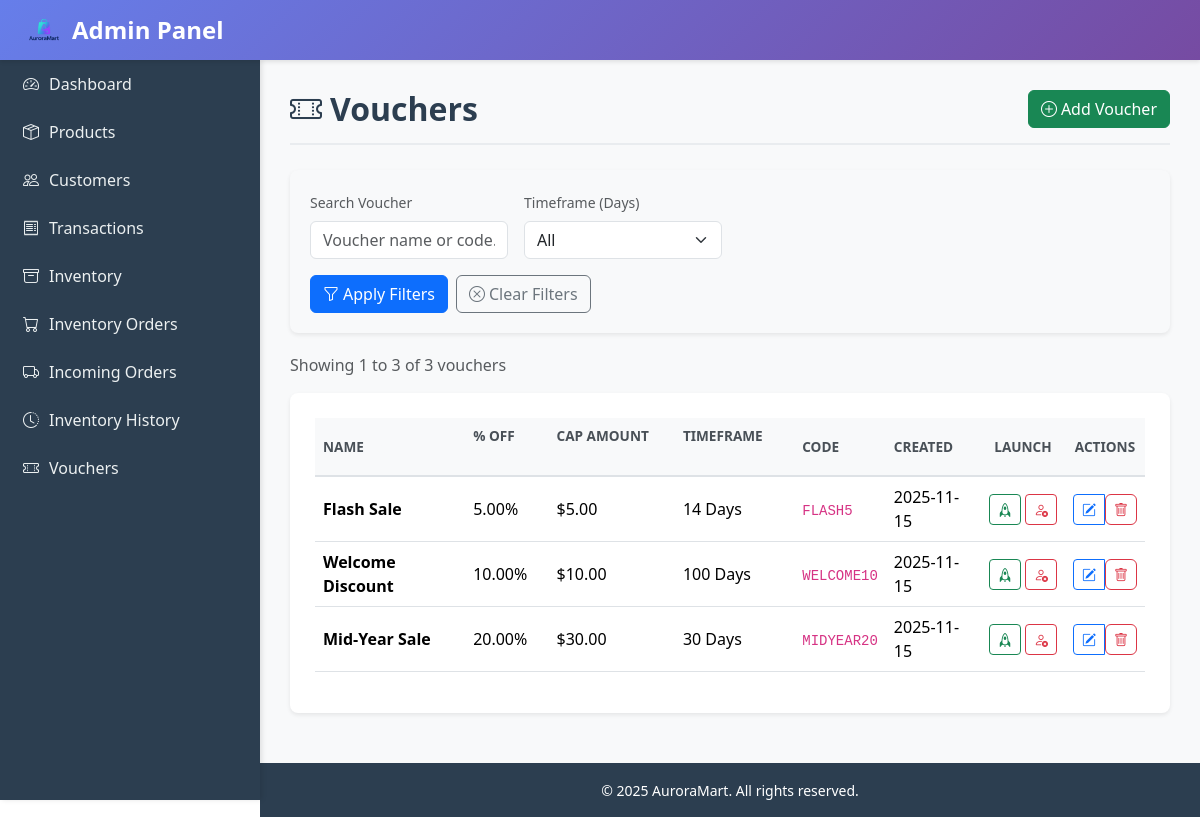
The page /admin_panel/vouchers/ on the database its author committed.
### admin_panel/models.py (models this page shows, shortened)
class Voucher(models.Model):
    name = models.CharField(max_length=255)
    code = models.CharField(max_length=32, unique=True, default=generate_voucher_code)
    days_valid = models.PositiveIntegerField(default=30, help_text="How many days the voucher is valid from assignment")
    percent_off = models.DecimalField(max_digits=5, decimal_places=2, validators=[MinValueValidator(0), MaxValueValidator(100)])
    cap_amount = models.DecimalField(max_digits=10, decimal_places=2, default=0.00, validators=[MinValueValidator(0)])
    created_at = models.DateTimeField(auto_now_add=True)
    scheduled_auto_launch = models.BooleanField(default=False, help_text='If set, voucher will be auto-launched on the scheduled day/month each year when the management command runs.')
    scheduled_month = models.PositiveSmallIntegerField(null=True, blank=True, help_text='Month for scheduled launch (1-12)')
    scheduled_day = models.PositiveSmallIntegerField(null=True, blank=True, help_text='Day of month for scheduled launch (1-31)')
    class Meta:
        ordering = ("-created_at",)

### admin_panel/views.py (the view, shortened to what this page needs)
# urls.py: path("vouchers/", views.voucher_list, name="voucher_list"),
def voucher_list(request):
    from urllib.parse import urlencode
    vouchers = Voucher.objects.all()
    search_query = request.GET.get('q', '').strip()
    timeframe = request.GET.get('timeframe', '')  # expected values like '1','2','3','5','7','14','30','365'
    if search_query:
        vouchers = vouchers.filter(Q(name__icontains=search_query) | Q(code__icontains=search_query))
    order = request.GET.get('order', '')
    if order == 'name_asc':
        vouchers = vouchers.order_by('name')
    elif order == 'name_desc':
        vouchers = vouchers.order_by('-name')
    elif order == 'days_asc':
        vouchers = vouchers.order_by('days_valid')
    elif order == 'days_desc':
        vouchers = vouchers.order_by('-days_valid')
    elif order == 'percent_asc':
        vouchers = vouchers.order_by('percent_off')
    elif order == 'percent_desc':
        vouchers = vouchers.order_by('-percent_off')
    elif order == 'cap_asc':
        vouchers = vouchers.order_by('cap_amount')
    elif order == 'cap_desc':
        vouchers = vouchers.order_by('-cap_amount')
    else:
        vouchers = vouchers.order_by('cap_amount', 'percent_off')
    paginator = Paginator(vouchers, 20)
    page_number = request.GET.get('page')
    page_obj = paginator.get_page(page_number)
    query_params_dict = {}
    if search_query:
        query_params_dict['q'] = search_query
    if timeframe:
        query_params_dict['timeframe'] = timeframe
    if order:
        query_params_dict['order'] = order
    query_params = urlencode(query_params_dict)
    full_query_params = query_params
    context = {
        'page_obj': page_obj,
        'search_query': search_query,
        'query_params': query_params,
        'full_query_params': full_query_params,
    }
    return render(request, 'admin_panel/voucher_list.html', context)

### ecommercemodule/context_processors.py (called while the page is built)
def cart_item_count(request):
    cart = None
    if not hasattr(request, "session"):
        return {"cart_item_count": 0}
    if request.user.is_authenticated:
        profile, _ = Customer.objects.get_or_create(user=request.user)
        cart = Cart.objects.filter(customer=profile).first()
    else:
        session_key = request.session.session_key
        if not session_key:
            request.session.create()
            session_key = request.session.session_key
        cart = Cart.objects.filter(session_key=session_key).first()
    if not cart:
        return {"cart_item_count": 0}
    total = cart.items.aggregate(total=Sum("quantity"))["total"] or 0
    return {"cart_item_count": total}

### admin_panel/templates/admin_panel/voucher_list.html (shortened to what this page needs)
{% extends "base.html" %}
{% block content %}
<div class="page-header d-flex justify-content-between align-items-center">
    <h1><i class="bi bi-ticket-perforated me-2"></i>Vouchers</h1>
    <a href="{% url 'admin_panel:voucher_add' %}" class="btn btn-success">
        <i class="bi bi-plus-circle me-1"></i>Add Voucher
    </a>
</div>
<div class="content-card filter-section">
    <form method="get" id="filterForm">
        <div class="row g-3">
            <div class="col-md-6 col-lg-3">
                <label for="searchVoucher" class="form-label small text-muted">Search Voucher</label>
                <input type="text" class="form-control" id="searchVoucher" name="q"
                       placeholder="Voucher name or code..." value="{{ search_query }}">
            </div>
            <div class="col-md-6 col-lg-3">
                <label for="timeframeFilter" class="form-label small text-muted">Timeframe (Days)</label>
                <select class="form-select" id="timeframeFilter" name="timeframe">
                    <option value="">All</option>
                </select>
            </div>
            <div class="col-12 d-flex gap-2">
                <button type="submit" class="btn btn-primary">
                    <i class="bi bi-funnel me-1"></i>Apply Filters
                </button>
                <a href="{% url 'admin_panel:voucher_list' %}" class="btn btn-outline-secondary">
                    <i class="bi bi-x-circle me-1"></i>Clear Filters
                </a>
            </div>
        </div>
    </form>
</div>
<div class="d-flex justify-content-between align-items-center mb-3">
    <div class="text-muted">
        Showing {% if page_obj %}{{ page_obj.start_index }} to {{ page_obj.end_index }} of {{ page_obj.paginator.count }}{% else %}0{% endif %} vouchers
    </div>
</div>
<div class="content-card">
    <div class="table-responsive">
        <table class="table table-hover align-middle">
            <thead class="table-dark">
                <tr>
                    <th class="align-middle">
                        Name
                        <a href="?order={% if request.GET.order == 'name_asc' %}name_desc{% else %}name_asc{% endif %}{% if query_params %}&{{ query_params }}{% endif %}" class="btn btn-sm btn-outline-light ms-1 py-0 px-1" style="font-size:0.7rem;">
                            <i class="bi bi-arrow-down-up"></i>
                        </a>
                    </th>
                    <th class="align-middle">
                        % Off
                        <a href="?order={% if request.GET.order == 'percent_asc' %}percent_desc{% else %}percent_asc{% endif %}{% if query_params %}&{{ query_params }}{% endif %}" class="btn btn-sm btn-outline-light ms-1 py-0 px-1" style="font-size:0.7rem;">
                            <i class="bi bi-sort-numeric-down"></i>
                        </a>
                    </th>
                    <th class="align-middle">
                        Cap Amount
                        <a href="?order={% if request.GET.order == 'cap_asc' %}cap_desc{% else %}cap_asc{% endif %}{% if query_params %}&{{ query_params }}{% endif %}" class="btn btn-sm btn-outline-light ms-1 py-0 px-1" style="font-size:0.7rem;">
                            <i class="bi bi-sort-numeric-down"></i>
                        </a>
                    </th>
                    <th class="align-middle">
                        Timeframe
                        <a href="?order={% if request.GET.order == 'days_asc' %}days_desc{% else %}days_asc{% endif %}{% if query_params %}&{{ query_params }}{% endif %}" class="btn btn-sm btn-outline-light ms-1 py-0 px-1" style="font-size:0.7rem;">
                            <i class="bi bi-sort-numeric-down"></i>
                        </a>
                    </th>
                    <th class="align-middle">Code</th>
                    <th class="align-middle">Created</th>
                    <th class="text-center align-middle">Launch</th>
                    <th class="text-center align-middle">Actions</th>
                </tr>
            </thead>
            <tbody>
                {% for v in page_obj %}
                <tr>
                    <td><strong>{{ v.name }}</strong></td>
                    <td>{{ v.percent_off }}%</td>
                    <td>${{ v.cap_amount }}</td>
                    <td>{{ v.days_valid }} Days</td>
                    <td><code>{{ v.code }}</code></td>
                    <td>{{ v.created_at|date:"Y-m-d" }}</td>
                    <td class="text-center">
                        <div class="d-flex justify-content-center gap-1">
                            <form method="post" action="{% url 'admin_panel:voucher_launch' v.pk %}?{{ full_query_params }}" style="display:inline;">
                                <button type="submit" class="btn btn-outline-success btn-sm" title="Launch" onclick="return confirm('Send voucher {{ v.code }} to all user accounts? This will create a new assignment for each customer.');">
                                    <i class="bi bi-rocket"></i>
                                </button>
                            </form>
                            <form method="post" action="{% url 'admin_panel:voucher_deactivate' v.pk %}?{{ full_query_params }}" style="display:inline;">
                                <button type="submit" class="btn btn-outline-danger btn-sm" title="Deactivate" onclick="return confirm('Retract voucher {{ v.code }} from all user accounts? This will remove all assignments of this voucher.');">
                                    <i class="bi bi-person-x"></i>
                                </button>
                            </form>
                        </div>
                    </td>
                    <td class="text-center">
                        <div class="btn-group btn-group-sm" role="group">
                            <a href="{% url 'admin_panel:voucher_edit' v.pk %}?{{ full_query_params }}" class="btn btn-outline-primary" title="Edit">
                                <i class="bi bi-pencil-square"></i>
                            </a>
                            <form method="post" action="{% url 'admin_panel:voucher_delete' v.pk %}" style="display:inline;">
                                <button type="submit" class="btn btn-outline-danger" title="Delete" onclick="return confirm('Are you sure you want to delete {{ v.name }}?');">
                                    <i class="bi bi-trash"></i>
                                </button>
                            </form>
                        </div>
                    </td>
                </tr>
                {% endfor %}
            </tbody>
        </table>
    </div>
</div>
{% endblock %}

### admin_panel/templates/base.html (style rules this page uses)
:root { --sidebar-width: 260px; --header-height: 60px; }
body { font-family: 'Segoe UI', Tahoma, Geneva, Verdana, sans-serif; min-height: 100vh; display: flex; flex-direction: column; }
.content-card { background: white; border-radius: 8px; box-shadow: 0 2px 4px rgba(0,0,0,0.08); padding: 25px; margin-bottom: 20px; }
.table { background: white; }
.table thead th { background-color: #f8f9fa; border-bottom: 2px solid #dee2e6; font-weight: 600; text-transform: uppercase; font-size: 0.85rem; color: #495057; }
.btn-group-sm .btn { padding: 0.25rem 0.5rem; font-size: 0.875rem; }
.page-header { margin-bottom: 25px; padding-bottom: 15px; border-bottom: 2px solid #e9ecef; }
.page-header h1 { font-size: 2rem; font-weight: 600; color: #2c3e50; margin: 0; }
.filter-section { background: #f8f9fa; padding: 20px; border-radius: 8px; margin-bottom: 20px; }

### rows shown on the page
Voucher: name "Flash Sale", percent_off "5.00", cap_amount "5.00", days_valid "14", code "FLASH5", created_at "2025-11-15"
Voucher: name "Welcome Discount", percent_off "10.00", cap_amount "10.00", days_valid "100", code "WELCOME10", created_at "2025-11-15"
Voucher: name "Mid-Year Sale", percent_off "20.00", cap_amount "30.00", days_valid "30", code "MIDYEAR20", created_at "2025-11-15"

### other values the page prints
{{ page_obj.start_index }} "1"
{{ page_obj.end_index }} "3"
{{ page_obj.paginator.count }} "3"
